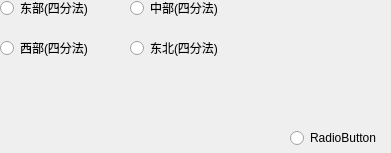
           <widget class="QWidget" name="page_4">
            <property name="geometry">
             <rect>
              <x>0</x>
              <y>0</y>
              <width>391</width>
              <height>153</height>
             </rect>
            </property>
            <attribute name="label">
             <string>按地带四分法</string>
            </attribute>
            <widget class="QRadioButton" name="radioButton_25">
             <property name="geometry">
              <rect>
               <x>0</x>
               <y>0</y>
               <width>89</width>
               <height>16</height>
              </rect>
             </property>
             <property name="text">
              <string>东部(四分法)</string>
             </property>
            </widget>
            <widget class="QRadioButton" name="radioButton_26">
             <property name="geometry">
              <rect>
               <x>130</x>
               <y>0</y>
               <width>89</width>
               <height>16</height>
              </rect>
             </property>
             <property name="text">
              <string>中部(四分法)</string>
             </property>
            </widget>
            <widget class="QRadioButton" name="radioButton_27">
             <property name="geometry">
              <rect>
               <x>0</x>
               <y>40</y>
               <width>89</width>
               <height>16</height>
              </rect>
             </property>
             <property name="text">
              <string>西部(四分法)</string>
             </property>
            </widget>
            <widget class="QRadioButton" name="radioButton_28">
             <property name="geometry">
              <rect>
               <x>130</x>
               <y>40</y>
               <width>89</width>
               <height>16</height>
              </rect>
             </property>
             <property name="text">
              <string>东北(四分法)</string>
             </property>
            </widget>
            <widget class="QRadioButton" name="radioButton_103">
             <property name="geometry">
              <rect>
               <x>290</x>
               <y>130</y>
               <width>89</width>
               <height>16</height>
              </rect>
             </property>
             <property name="text">
              <string>RadioButton</string>
             </property>
            </widget>
           </widget>
